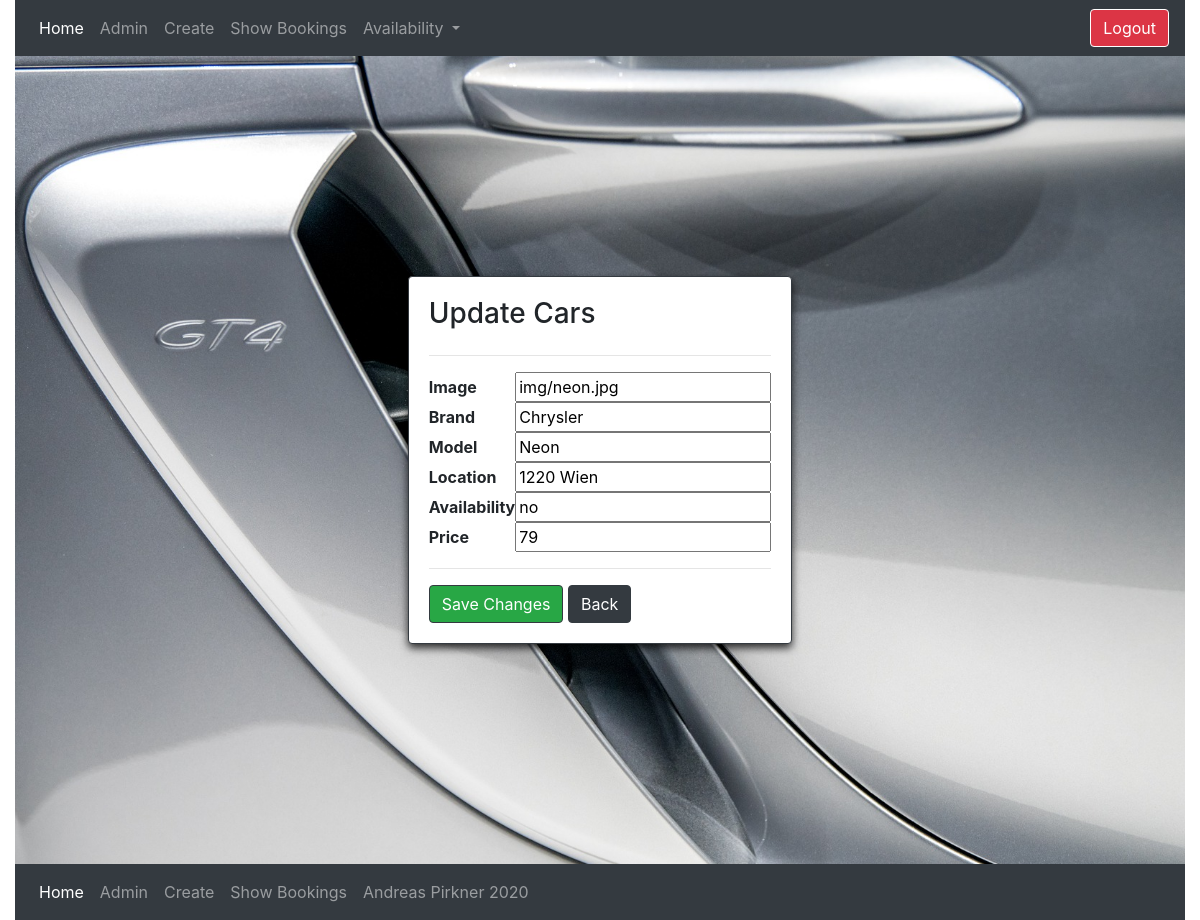
The app's page /update.php?id=1 (signed in), older data.
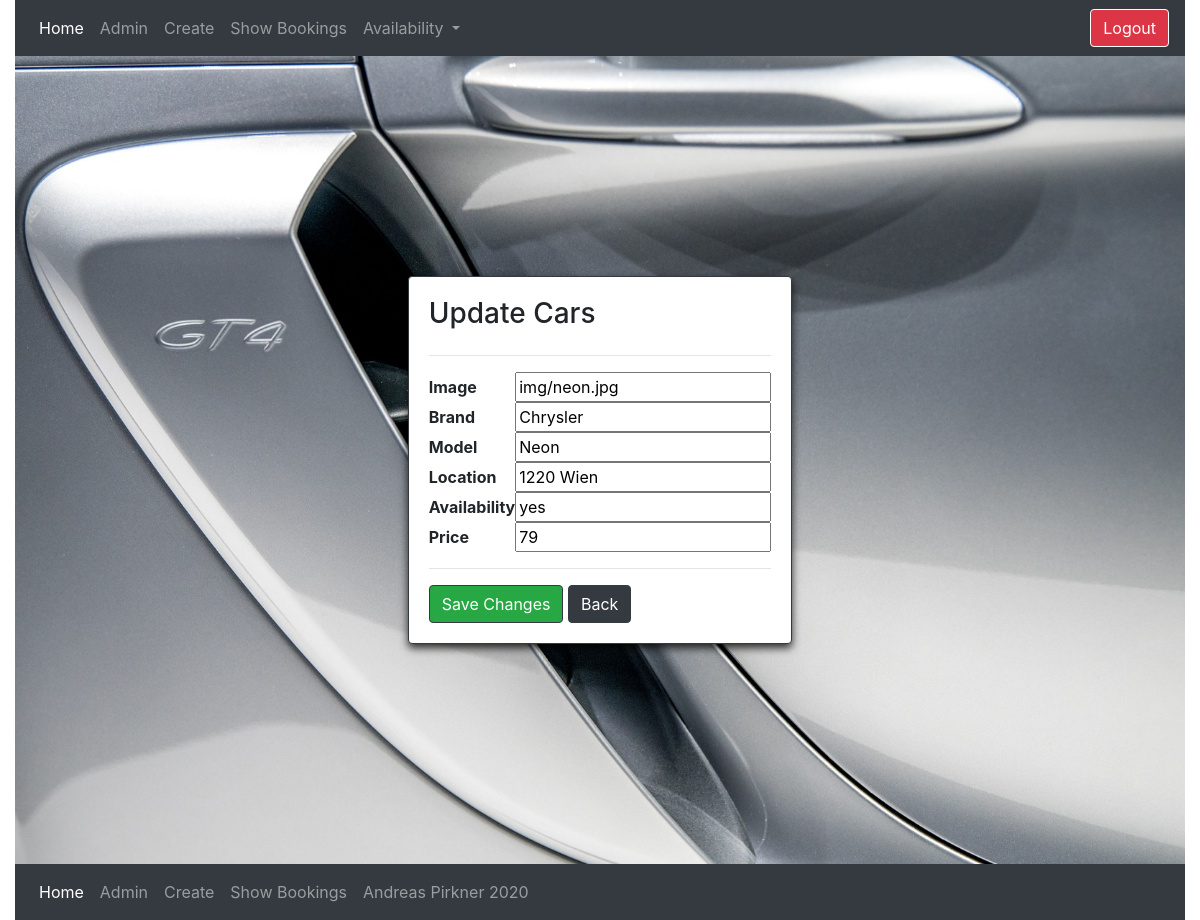
The same page, newer data.
### tables this page shows
CREATE TABLE `cars` (
  `id` int(11) NOT NULL,
  `brand` varchar(20) NOT NULL,
  `model` varchar(20) NOT NULL,
  `location` varchar(50) NOT NULL,
  `availability` enum('yes','no') DEFAULT 'yes',
  `price` int(10) NOT NULL,
  `picture` varchar(15) DEFAULT NULL,
  `active` int(1) NOT NULL DEFAULT 0
);

### update.php (the view, shortened to what this page needs)
<?php
require_once 'dbconnect.php';
?>
<?php
if ($_GET['id']) {
   $id = $_GET['id'];
   $sql = "SELECT * FROM cars WHERE id = {$id}" ;
   $result = $conn->query($sql);
   $data = $result->fetch_assoc();
?>
<!DOCTYPE html>
<html lang="en">
<head>
    <link rel="stylesheet" type="text/css" href="styles/styles1.css" />
    <link rel="stylesheet" type="text/css" href="https://maxcdn.bootstrapcdn.com/font-awesome/4.7.0/css/font-awesome.min.css" />
    <link rel="stylesheet" href="https://stackpath.bootstrapcdn.com/bootstrap/4.5.0/css/bootstrap.min.css">
</head>
<body>
<div class="container-fluid">
    <nav class="navbar navbar-expand-lg navbar-dark bg-dark">
    <div class="collapse navbar-collapse" id="navbarNavDropdown">
        <ul class="navbar-nav">
        <li class="nav-item active">
            <a class="nav-link" href="admin.php">Home<span class="sr-only">(current)</span></a>
        </li>
        <li class="nav-item">
            <a class="nav-link" href="admin.php">Admin</a>
        </li>
         <li class="nav-item">
            <a class="nav-link" href="create.php">Create</a>
        </li>
         <li class="nav item">
            <a class="nav-link" href="show_bookings.php">Show Bookings</a>
         </li>
         <li class="nav-item dropdown">
        <a class="nav-link dropdown-toggle" href="#" id="navbarDropdown" role="button" data-toggle="dropdown" aria-haspopup="true" aria-expanded="false">
          Availability
        </a>
      </li>
        </ul>
    </div>
    <a class="btn btn-danger border border-white" href="logout.php?logout">Logout</a>
    </nav>
    <div class="parallax_section1 parallax_image">
    </div>
<div class="parallax_section2 parallax_image">
  <div class="row">
    <div class="card border-dark">
      <h3>Update Cars</h3>
      <hr>
        <fieldset>
   <form action="actions/a_update.php"  method="post">
       <table  cellspacing="0" cellpadding= "0">
           <tr>
               <th>Image</th>
               <td><input type="text"  name="picture" placeholder ="img/filenumber.jpg" value="<?php echo $data['picture'] ?>"  /></td>
           </tr>
           <tr>
               <th>Brand</th>
               <td><input type= "text" name="brand"  placeholder="Brand" value ="<?php echo $data['brand'] ?>" /></td >
           </tr>
           <tr>
               <th>Model</th>
               <td><input type ="text" name= "model" placeholder= "Model" value= "<?php echo $data['model'] ?>" /></td>
           </tr>
           <tr>
               <th>Location</th>
               <td><input type= "text" name="location"  placeholder="Location" value ="<?php echo $data['location'] ?>" /></td >
           </tr>
           <tr>
               <th>Availability</th>
               <td><input type ="text" name= "availability" placeholder= "Availability" value= "<?php echo $data['availability'] ?>" /></td>
           </tr>
           <tr>
               <th>Price</th>
               <td><input type ="text" name= "price" placeholder= "Price" value= "<?php echo $data['price'] ?>" /></td>
           </tr>
       </table>
       <hr>
               <button class='btn btn-success border border-dark'  type= "submit">Save Changes</button >
               <a href= "admin.php"><button class='btn btn-dark border border-dark' type="button">Back</button ></a >
   </form >
</fieldset >
    </div>
  </div>
</div>
<div class="parallax_section1 parallax_image">
</div>
    <nav class="navbar navbar-expand-lg navbar-dark bg-dark">
    <div class="collapse navbar-collapse" id="navbarNavDropdown">
        <ul class="navbar-nav">
        <li class="nav-item active">
            <a class="nav-link" href="admin.php">Home</a><span class="sr-only">(current)</span></a>
        </li>
        <li class="nav-item">
            <a class="nav-link" href="admin.php">Admin</a>
        </li>
         <li class="nav-item">
            <a class="nav-link" href="create.php">Create</a>
        </li>
         <li class="nav item">
            <a class="nav-link" href="show_bookings.php">Show Bookings</a>
         </li>
        <li class="nav-item">
            <a class="nav-link" href="mailto:andreas.pirkner@gmx.net" >Andreas Pirkner 2020</a>
        </li>
        </ul>
    </div>
    </nav>
</div>
</body>
</html>
<?php
}
?>

### styles/styles1.css (style rules this page uses)
body { font-family: "Roboto", sans-serif; }
.parallax_section1 { height: 200px; background-repeat: no-repeat; background-attachment: fixed; background-size: cover; background-position: 100% auto; position: relative; }
.parallax_section2 { min-height: 250px; background-repeat: no-repeat; background-attachment: fixed; background-size: cover; background-position: 100% auto; position: relative; }
.parallax_image { background-image: url(../img/parallax.jpg); }
.row { display: flex; flex-wrap: wrap; justify-content: space-around; }
.card { margin: 20px 10px 20px 10px; padding: 20px 20px 20px 20px; transition: all 0.5s; box-shadow: 0 4px 8px 0 rgba(0, 0, 0, 0.8); }

Row changes from the older to the newer data that the page shows:
changed cars "img/neon.jpg": availability "no" → "yes"
